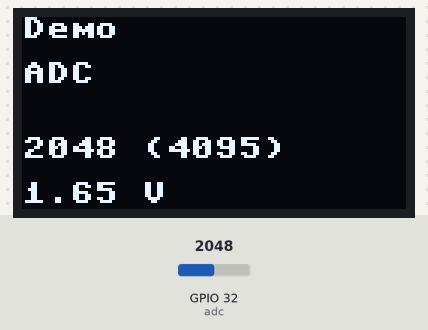
Simulated run of this program. Board: ESP32 board running MicroPython. Shown: 128×64 one-colour display. The inputs (shaded band) are chosen by the test bench; at power-on: GPIO 32 (adc) = 2048 (analog values on the 0–4095 scale). Library files of the repository ran but are not shown: ssd1306.py.

Above: at 1.2 s.
1.3 s: GPIO 32 (adc) set to 2866
At 2.6 s:
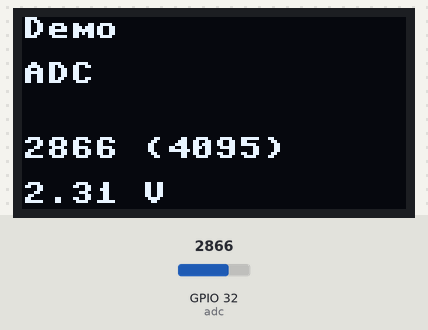
3.0 s: GPIO 32 (adc) set to 3603
At 3.7 s:
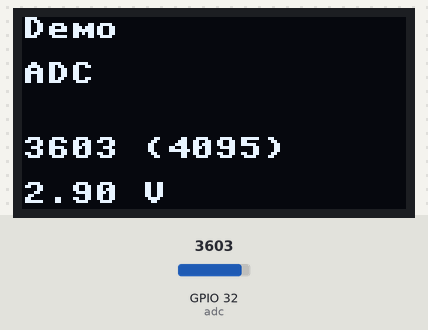
4.5 s: GPIO 32 (adc) set to 4095
At 4.8 s:
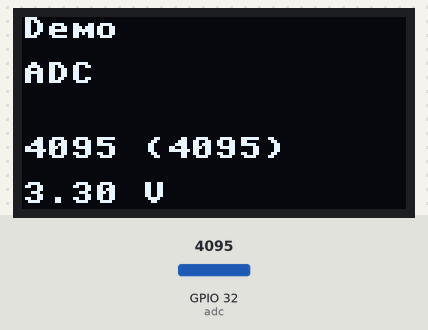
Timing chart, 0 to 7.5 s (numbered marks = the images above; inputs shaded):
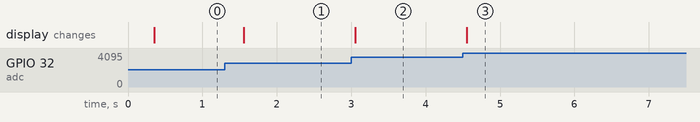

Measured:
- after the input at 1.3 s, the display: changes after 0.25 s (image 1)
- after the input at 3.0 s, the display: changes after 0.05 s (image 2)
- after the input at 4.5 s, the display: changes after 0.05 s (image 3)

The program:

main_example.py
```python
from machine import Pin, SoftI2C, ADC, Timer
from ssd1306 import SSD1306_I2C

i2c = SoftI2C(scl=Pin(22), sda=Pin(21))
oled = SSD1306_I2C(128, 64, i2c)
adc = ADC(Pin(32))
adc.atten(ADC.ATTN_11DB)
adc.width(ADC.WIDTH_12BIT)

def ADC_Test(tim):
    oled.fill(0)  #  清屏显示黑色背景
    oled.text('Demo', 0, 0)  #  首行显示ZUCC
    oled.text('ADC', 0, 15)  #  次行显示实验名称
    # 获取 ADC 数值
    oled.text(str(adc.read()), 0, 40)
    oled.text('(4095)', 40, 40)
    # 计算电压值，获得的数据 0-4095 相当于 0-3.3V，（'%.2f'%）表示保留 2 位小数
    msgstr = "{:.2f}".format(adc.read()*3.3/4095)
    oled.text(msgstr, 0, 55)
    oled.text('V', 40, 55)
    oled.show()# 开启 RTOS 定时器

tim = Timer(-1)
tim.init(period=300, mode=Timer.PERIODIC, callback=ADC_Test)    # 周期 300ms
```
